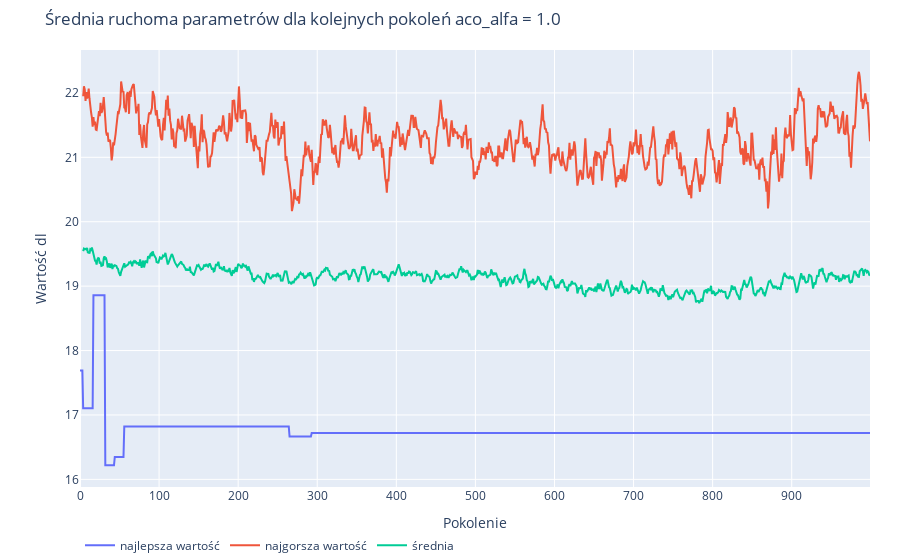

The notebook cell saved with this chart:
### Code cell
fig = plot_single_parameters(df, name)

print(fig.layout.title)
fig.show()
fig.write_image('fig.svg', width=1000)

### Figure 1 — Plotly figure (JSON) as saved in the notebook; plotly's stock layout.template omitted (floating-point values rounded to 4 significant figures; data arrays with more than 128 entries replaced by an {"elided": "..."} marker saying what was removed)
{"data": [{"name": "najlepsza wartość", "type": "scatter", "x": {"elided": "1000 int values"}, "y": {"elided": "1000 float values"}}, {"name": "najgorsza wartość", "type": "scatter", "x": {"elided": "1000 int values"}, "y": {"elided": "1000 float values"}}, {"name": "średnia", "type": "scatter", "x": {"elided": "1000 int values"}, "y": {"elided": "1000 float values"}}], "layout": {"legend": {"orientation": "h"}, "margin": {"b": 0, "r": 30, "t": 50}, "title": {"text": "Średnia ruchoma parametrów dla kolejnych pokoleń aco_alfa = 1.0"}, "xaxis": {"title": {"text": "Pokolenie"}}, "yaxis": {"title": {"text": "Wartość dl"}}}}
